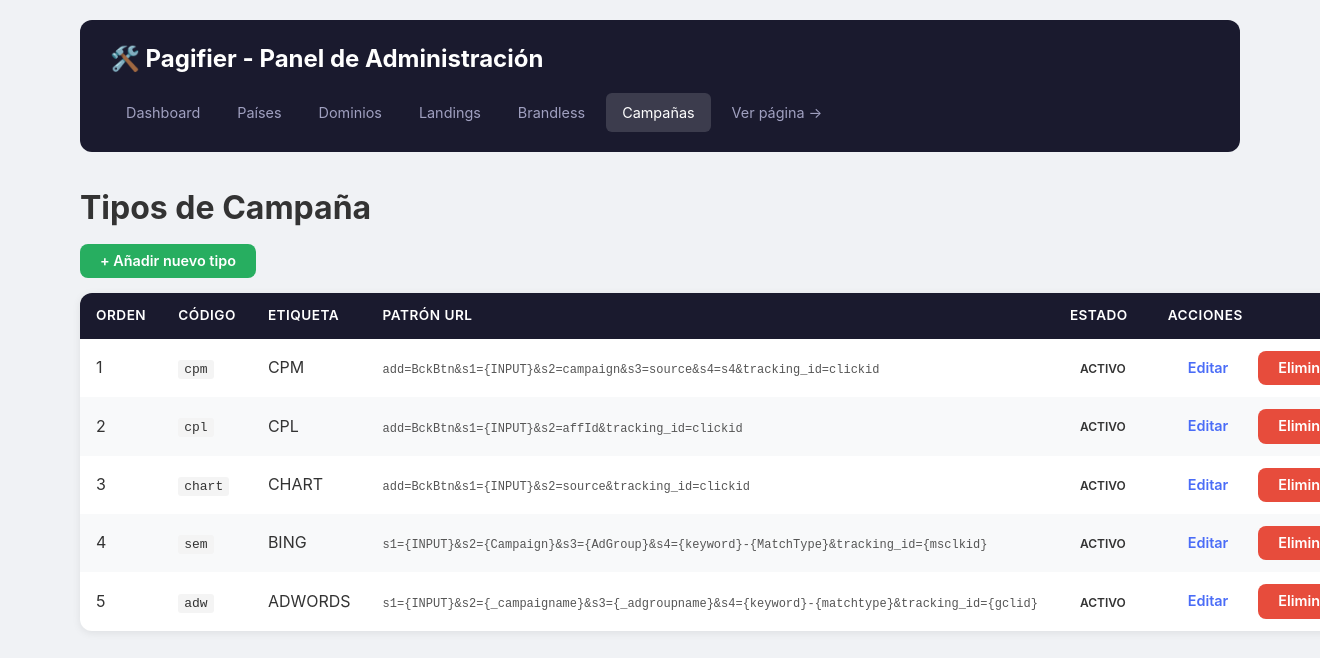
The app's page /admin/campaign_types.php with its own data.
### tables this page shows
CREATE TABLE `campaign_types` (
  `id` int(11) NOT NULL AUTO_INCREMENT,
  `code` varchar(20) NOT NULL COMMENT 'Código único (ej: cpm, cpl, chart)',
  `label` varchar(100) NOT NULL COMMENT 'Etiqueta mostrada al usuario',
  `url_params` text DEFAULT NULL,
  `sort_order` int(11) DEFAULT 0 COMMENT 'Orden de aparición',
  `active` tinyint(1) DEFAULT 1 COMMENT '1 = activo, 0 = inactivo',
  `created_at` timestamp NOT NULL DEFAULT current_timestamp(),
  `updated_at` timestamp NOT NULL DEFAULT current_timestamp() ON UPDATE current_timestamp(),
  PRIMARY KEY (`id`),
  UNIQUE KEY `code` (`code`),
  KEY `idx_active` (`active`),
  KEY `idx_sort` (`sort_order`)
);

### admin/campaign_types.php (the view, shortened to what this page needs)
<?php
require_once 'db.php';
$campaigns = $pdo->query("SELECT * FROM campaign_types ORDER BY sort_order, id")->fetchAll();
?>
<!DOCTYPE html>
<html lang="es">
<head>
    <link rel="stylesheet" href="style.css">
</head>
<body>
    <div class="admin-container">
        <header>
            <h1>🛠️ Pagifier - Panel de Administración</h1>
            <nav>
                <a href="index.php">Dashboard</a>
                <a href="countries.php">Países</a>
                <a href="domains.php">Dominios</a>
                <a href="landings.php">Landings</a>
                <a href="brandless_landings.php">Brandless</a>
                <a href="campaign_types.php" class="active">Campañas</a>
                <a href="../index.php" target="_blank">Ver página →</a>
            </nav>
        </header>
        <main>
        <h1>Tipos de Campaña</h1>
        <div class="actions actionscampaigns">
            <a href="campaign_types_edit.php" class="btn btn-success">+ Añadir nuevo tipo</a>
        </div>
        <?php if (empty($campaigns)): ?>
        <div class="empty-state">
            <p>No hay tipos de campaña configurados.</p>
            <p>Haz clic en "Añadir nuevo tipo" para crear uno.</p>
        </div>
        <?php else: ?>
        <table>
            <thead>
                <tr>
                    <th>Orden</th>
                    <th>Código</th>
                    <th>Etiqueta</th>
                    <th>Patrón URL</th>
                    <th>Estado</th>
                    <th>Acciones</th>
                </tr>
            </thead>
            <tbody>
                <?php foreach ($campaigns as $c): ?>
                <tr>
                    <td><?= htmlspecialchars($c['sort_order']) ?></td>
                    <td><span class="code"><?= htmlspecialchars($c['code']) ?></span></td>
                    <td><?= htmlspecialchars($c['label']) ?></td>
                    <td><span class="url-params" title="<?= htmlspecialchars($c['url_params'] ?? '') ?>"><?= htmlspecialchars($c['url_params'] ?? '—') ?></span></td>
                    <td>
                        <?php if ($c['active']): ?>
                        <span class="badge badge-success">Activo</span>
                        <?php else: ?>
                        <span class="badge badge-secondary">Inactivo</span>
                        <?php endif; ?>
                    </td>
                    <td>
                        <div class="action-buttons">
                            <a href="campaign_types_edit.php?id=<?= $c['id'] ?>" class="btn">Editar</a>
                            <a href="?delete=<?= $c['id'] ?>" class="btn btn-danger" onclick="return confirm('¿Eliminar este tipo de campaña?')">Eliminar</a>
                        </div>
                    </td>
                </tr>
                <?php endforeach; ?>
            </tbody>
        </table>
        <?php endif; ?>
        </main>
    </div>
</body>
</html>

### admin/style.css (style rules this page uses)
* { margin: 0; padding: 0; box-sizing: border-box; }
body { font-family: 'Inter', -apple-system, BlinkMacSystemFont, sans-serif; background: #f0f2f5; color: #333; line-height: 1.6; }
.admin-container { max-width: 1200px; margin: 0 auto; padding: 20px; }
header { background: #1a1a2e; color: white; padding: 20px 30px; border-radius: 12px; margin-bottom: 30px; }
header h1 { font-size: 1.5rem; margin-bottom: 15px; }
nav { display: flex; gap: 5px; flex-wrap: wrap; }
nav a { color: #a0a0c0; text-decoration: none; padding: 8px 16px; border-radius: 6px; font-size: 0.9rem; transition: all 0.2s; }
nav a:hover, nav a.active { background: rgba(255,255,255,0.15); color: white; }
table { width: 100%; background: white; border-radius: 12px; overflow: hidden; box-shadow: 0 2px 8px rgba(0,0,0,0.08); border-collapse: collapse; }
thead { background: #1a1a2e; color: white; }
th, td { padding: 12px 16px; text-align: left; }
th { font-weight: 600; font-size: 0.85rem; text-transform: uppercase; letter-spacing: 0.5px; }
tbody tr:nth-child(even) { background: #f8f9fa; }
td a { color: #4a6cf7; text-decoration: none; }
.badge { display: inline-block; padding: 3px 10px; border-radius: 20px; font-size: 0.75rem; font-weight: 600; text-transform: uppercase; }
.btn { display: inline-flex; align-items: center; justify-content: center; padding: 10px 20px; border: none; border-radius: 8px; font-size: 0.9rem; font-weight: 600; font-family: inherit; line-height: 1; cursor: pointer; text-decoration: none; transition: all 0.2s; box-sizing: border-box; }
.btn-success { background: #27ae60; color: white; }
.btn-danger { background: #e74c3c; color: white; }
.actions { display: flex; gap: 5px; }
.actionscampaigns { padding: 10px 0 15px; }

### admin/campaign_types.php (style rules this page uses)
.code { font-family: 'Courier New', monospace; background: #f4f4f4; padding: 2px 6px; border-radius: 3px; font-size: 13px; }
.url-params { font-family: 'Courier New', monospace; font-size: 12px; color: #555; max-width: 300px; overflow: hidden; text-overflow: ellipsis; white-space: nowrap; }
.action-buttons { display: flex; gap: 10px; }

### records on screen
campaign_types: sort_order "1", code "cpm", label "CPM", url_params "add=BckBtn&s1={INPUT}&s2=campaign&s3=source&s4=s4&tracking_id=clickid", active "ACTIVO"
campaign_types: sort_order "2", code "cpl", label "CPL", url_params "add=BckBtn&s1={INPUT}&s2=affId&tracking_id=clickid", active "ACTIVO"
campaign_types: sort_order "3", code "chart", label "CHART", url_params "add=BckBtn&s1={INPUT}&s2=source&tracking_id=clickid", active "ACTIVO"
campaign_types: sort_order "4", code "sem", label "BING", url_params "s1={INPUT}&s2={Campaign}&s3={AdGroup}&s4={keyword}-{MatchType}&tracking_id={msclkid}", active "ACTIVO"
campaign_types: sort_order "5", code "adw", label "ADWORDS", url_params "s1={INPUT}&s2={_campaigname}&s3={_adgroupname}&s4={keyword}-{matchtype}&tracking_id={gclid}", active "ACTIVO"
